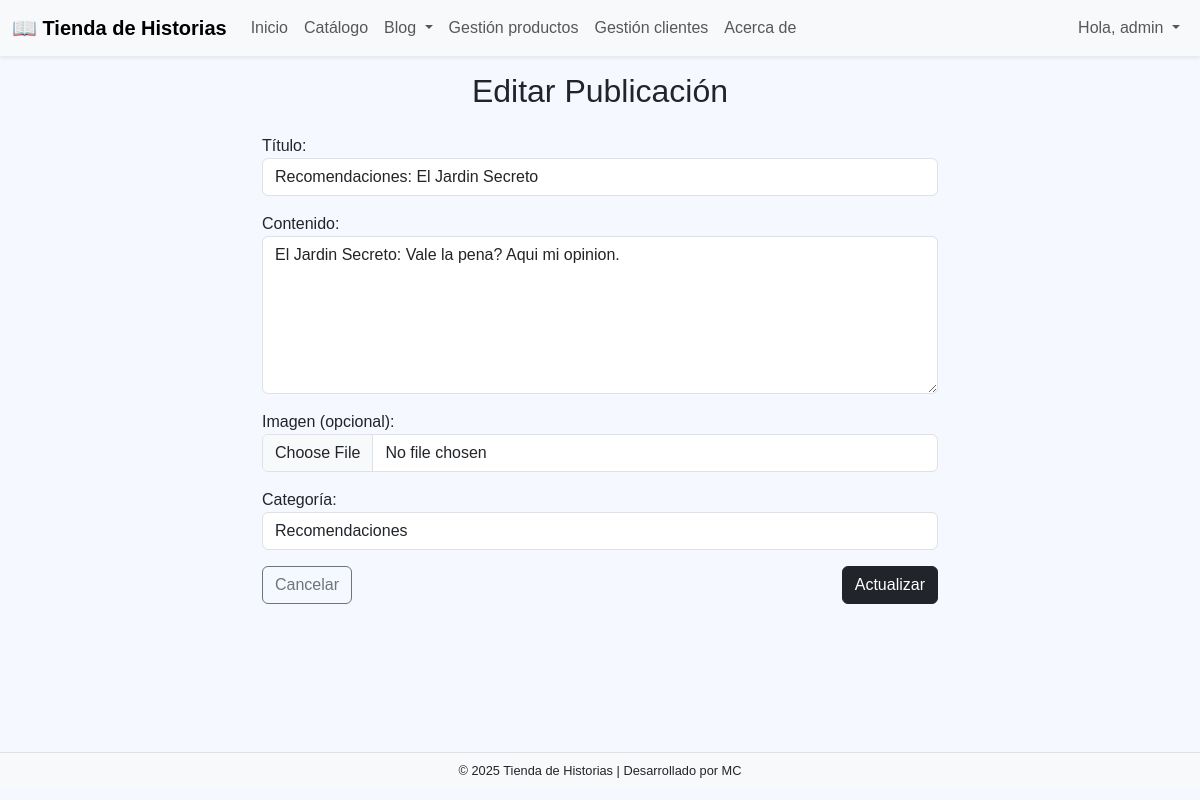
Screenshot of /blog/posts/2/edit/ (signed in) with the database file from the repository.
### blog/models.py (models this page shows, shortened)
class Post(models.Model):
    title   = models.CharField(max_length=120)
    author = models.CharField(max_length=100, blank=True)
    content = models.TextField()
    image   = models.ImageField(upload_to="blog", blank=True, null=True)
    category = models.ForeignKey(
        Category,
        on_delete=models.SET_NULL,
        null=True,
        related_name="posts"
    )
    created = models.DateTimeField(auto_now_add=True)
    class Meta:
        ordering = ["-created"]

### blog/views.py (the view)
# urls.py: path("posts/<int:pk>/edit/", views.PostUpdateView.as_view(), name="post_edit"),
class PostUpdateView(
    LoginRequiredMixin,
    AuthorOrStaffRequiredMixin,
    SuccessMessageMixin,
    UpdateView,
):
    model = Post
    form_class = PostForm
    template_name = "blog/post_form.html"
    success_url = reverse_lazy("blog:post_list")
    success_message = "Publicación actualizada correctamente."

### blog/forms.py
class PostForm(forms.ModelForm):
    class Meta:
        model = Post
        fields = ["title", "content", "image", "category"]
        labels = {
            "title": "Título",
            "content": "Contenido",
            "image": "Imagen (opcional)",
            "category": "Categoría",
        }
        widgets = {
            "title":    forms.TextInput(attrs={"class": "form-control"}),
            "author": forms.TextInput(attrs={"class": "form-control"}),
            "content":  forms.Textarea(attrs={"class": "form-control", "rows": 6}),
            "image":    forms.ClearableFileInput(attrs={"class": "form-control"}),
            "category": forms.Select(attrs={"class": "form-control"}),
        }

### blog/models.py (called while the page is built)
    def __str__(self):
        return self.name

### blog/views.py (called while the page is built)
    def test_func(self) -> bool:
        obj: Post = self.get_object()  # type: ignore[attr-defined]
        user = self.request.user
        return user.is_staff or obj.author == (user.get_full_name() or user.username)

### blog/templates/blog/post_form.html (shortened to what this page needs)
{% extends "core/base.html" %}
{% load static %}
{% block content %}
<div class="container mt-3" style="max-width:700px;">
  <h2 class="mb-4 text-center">
    {% if object %}Editar Publicación{% else %}Nueva Publicación{% endif %}
  </h2>
  <form method="post" enctype="multipart/form-data" novalidate>
    {% for field in form %}
      <div class="mb-3">
        {{ field.label_tag }}
        {{ field }}
      </div>
    {% endfor %}
    <div class="d-flex justify-content-between">
      <a href="{% url 'blog:post_list' %}" class="btn btn-outline-secondary">Cancelar</a>
      <button type="submit" class="btn btn-dark">
        {% if object %}Actualizar{% else %}Publicar{% endif %}
      </button>
    </div>
  </form>
</div>
{% endblock %}

### core/templates/core/base.html (shortened to what this page needs)
<!DOCTYPE html>
<html lang="es">
<head>
  {% load static %}
  <link href="https://cdn.jsdelivr.net/npm/bootstrap@5.3.0/dist/css/bootstrap.min.css" rel="stylesheet">
</head>
<body>
  <nav class="navbar navbar-expand-lg navbar-light bg-light shadow-sm">
    <div class="container-fluid">
      <a class="navbar-brand" href="{% url 'core:home' %}">📖 Tienda de Historias</a>
      <div class="collapse navbar-collapse" id="navbarContent">
        <ul class="navbar-nav me-auto mb-2 mb-lg-0">
          <li class="nav-item">
            <a class="nav-link" href="{% url 'core:home' %}">Inicio</a>
          </li>
          <li class="nav-item">
            <a class="nav-link" href="{% url 'product:catalog_view' %}">Catálogo</a>
          </li>
          <li class="nav-item dropdown">
            <a class="nav-link dropdown-toggle" href="#" id="blogDropdown" role="button" data-bs-toggle="dropdown">
              Blog
            </a>
          </li>
          {% if user.is_authenticated and user.is_staff %}
            <li class="nav-item"><a class="nav-link" href="{% url 'product:product_list' %}">Gestión productos</a></li>
            <li class="nav-item"><a class="nav-link" href="{% url 'client:client_list' %}">Gestión clientes</a></li>
          {% endif %}
          <li class="nav-item">
            <a class="nav-link" href="{% url 'core:about' %}">Acerca de</a>
          </li>
        </ul>
        <ul class="navbar-nav mb-2 mb-lg-0">
          {% if user.is_authenticated %}
            <li class="nav-item dropdown">
              <a class="nav-link dropdown-toggle" href="#" id="userDropdown" role="button" data-bs-toggle="dropdown">
                Hola, {{ user.get_full_name|default:user.username }}
              </a>
            </li>
          {% else %}
            <li class="nav-item">
              <a class="nav-link" href="{% url 'login' %}">Login</a>
            </li>
          {% endif %}
        </ul>
      </div>
    </div>
  </nav>
  <main class="container-fluid px-0" style="min-height:85vh;">
    {% block content %}{% endblock %}
  </main>
  <footer class="text-center py-2" style="font-size:.8rem; background-color:#f8f9fa; border-top:1px solid #dee2e6;">
    <p class="mb-0">© 2025 Tienda de Historias | Desarrollado por MC</p>
  </footer>
</body>
</html>

### core/templates/core/base.html (style rules this page uses)
body { font-family: Arial, Helvetica, sans-serif; background-color:#f5f8ff; color:#212529; }
.navbar-brand { font-weight:bold; }

### rows the page displays
Post: form "Recomendaciones: El Jardin Secreto" "El Jardin Secreto: Vale la pena? Aqui mi opinion." "Recomendaciones"

### other values shown
{{ user.get_full_name|default:user.username }} "admin"
{{ field.label_tag }} "Título:" "Contenido:" "Imagen (opcional):" "Categoría:"
